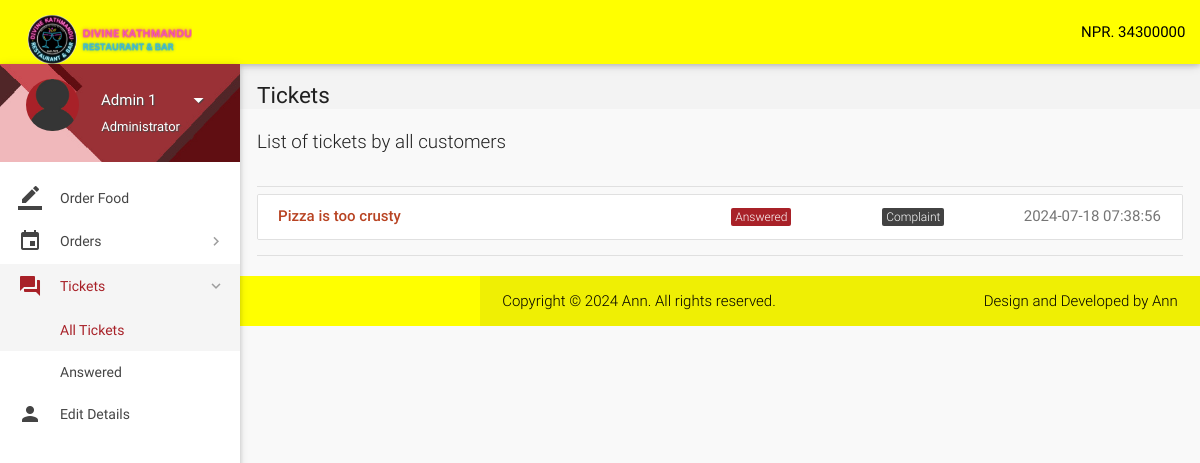
Page /all-tickets.php (signed in) on the committed database.
### tables this page shows
CREATE TABLE `wallet_details` (
  `id` int(11) NOT NULL,
  `wallet_id` int(11) NOT NULL,
  `number` varchar(16) NOT NULL,
  `cvv` int(3) NOT NULL,
  `balance` int(11) NOT NULL DEFAULT 2000
);

CREATE TABLE `tickets` (
  `id` int(11) NOT NULL,
  `poster_id` int(11) NOT NULL,
  `subject` varchar(100) NOT NULL,
  `description` varchar(3000) NOT NULL,
  `status` varchar(8) NOT NULL DEFAULT 'Open',
  `type` varchar(30) NOT NULL DEFAULT 'Others',
  `date` datetime NOT NULL DEFAULT current_timestamp(),
  `deleted` tinyint(4) NOT NULL DEFAULT 0
);

### includes/wallet.php (called while the page is built, shortened)
<?php
$user_id = $_SESSION['user_id'];
$sql = mysqli_query($con, "SELECT * FROM wallet where customer_id = $user_id");
$wallet_id = null;
while($row1 = mysqli_fetch_array($sql)){
    $wallet_id = $row1['id'];
}
if($wallet_id) {
    $sql = mysqli_query($con, "SELECT * FROM wallet_details where wallet_id = $wallet_id");
    while($row1 = mysqli_fetch_array($sql)){
        $balance = $row1['balance'];
    }
} else {
    echo "Wallet not found for user.";
}
?>

### includes/connect.php (called while the page is built, shortened)
<?php
$name = $_SESSION['name'];
$role = $_SESSION['role'];
?>

### all-tickets.php (the view, shortened to what this page needs)
<?php
include 'includes/connect.php';
include 'includes/wallet.php';
	if($_SESSION['admin_sid']==session_id())
	{
		?>
<!DOCTYPE html>
<html lang="en">
<head>
  <link href="css/materialize.min.css" type="text/css" rel="stylesheet" media="screen,projection">
  <link href="css/style.min.css" type="text/css" rel="stylesheet" media="screen,projection">
  <link href="css/custom/custom.min.css" type="text/css" rel="stylesheet" media="screen,projection">
  <link href="js/plugins/perfect-scrollbar/perfect-scrollbar.css" type="text/css" rel="stylesheet" media="screen,projection">
  <link href="js/plugins/data-tables/css/jquery.dataTables.min.css" type="text/css" rel="stylesheet" media="screen,projection">
</head>
<body>
  <header id="header" class="page-topbar">
        <div class="navbar-fixed">
            <nav class="navbar-color">
                <div class="nav-wrapper">
                    <ul class="left">
                      <li><h1 class="logo-wrapper"><a href="index.php" class="brand-logo darken-1"><img src="images/materialize-logo.png" alt="logo"></a> <span class="logo-text">Logo</span></h1></li>
                    </ul>
                    <ul class="right hide-on-med-and-down">
                        <li><a href="#" class="waves-effect waves-block waves-light">NPR. <?php echo $balance;?></i></a>
                        </li>
                    </ul>
                </div>
            </nav>
        </div>
  </header>
  <div id="main">
    <div class="wrapper">
      <aside id="left-sidebar-nav">
        <ul id="slide-out" class="side-nav fixed leftside-navigation">
            <li class="user-details cyan darken-2">
            <div class="row">
                <div class="col col s4 m4 l4">
                    <img src="images/avatar.jpg" alt="" class="circle responsive-img valign profile-image">
                </div>
                <div class="col col s8 m8 l8">
                    <a class="btn-flat dropdown-button waves-effect waves-light white-text profile-btn" href="#" data-activates="profile-dropdown"><?php echo $name;?> <i class="mdi-navigation-arrow-drop-down right"></i></a>
                    <p class="user-roal"><?php echo $role;?></p>
                </div>
            </div>
            </li>
            <li class="bold"><a href="index.php" class="waves-effect waves-cyan"><i class="mdi-editor-border-color"></i> Order Food</a>
            </li>
                <li class="no-padding">
                    <ul class="collapsible collapsible-accordion">
                        <li class="bold"><a class="collapsible-header waves-effect waves-cyan"><i class="mdi-editor-insert-invitation"></i> Orders</a>
                        </li>
                    </ul>
                </li>
                <li class="no-padding">
                    <ul class="collapsible collapsible-accordion">
                        <li class="bold"><a class="collapsible-header waves-effect waves-cyan active"><i class="mdi-action-question-answer"></i> Tickets</a>
                            <div class="collapsible-body">
                                <ul>
								<li class="<?php
								if(!isset($_GET['status'])){
										echo 'active';
									}?>
									"><a href="all-tickets.php">All Tickets</a>
                                </li>
								<?php
									$sql = mysqli_query($con, "SELECT DISTINCT status FROM tickets;");
									while($row = mysqli_fetch_array($sql)){
                                    echo '<li class='.(isset($_GET['status'])?($status == $_GET['status'] ? 'active' : ''): '').'><a href="all-tickets.php?status='.$row['status'].'">'.$row['status'].'</a>
                                    </li>';
									}
									?>
                                </ul>
                            </div>
                        </li>
                    </ul>
                </li>
            <li class="bold"><a href="details.php" class="waves-effect waves-cyan"><i class="mdi-social-person"></i> Edit Details</a>
            </li>
        </ul>
        </aside>
      <section id="content">
        <div id="breadcrumbs-wrapper">
          <div class="container">
            <div class="row">
              <div class="col s12 m12 l12">
                <h5 class="breadcrumbs-title">Tickets</h5>
              </div>
            </div>
          </div>
        </div>
        <div class="container">
          <p class="caption">List of tickets by all customers</p>
          <div class="divider"></div>
									<div id="work-collections">
									<ul id="projects-collection" class="collection">
								<?php
									if(isset($_GET['status'])){
										$status = $_GET['status'];
									}
									else{
										$status = '%';
									}
									$sql = mysqli_query($con, "SELECT * FROM tickets WHERE status LIKE '$status';");
									while($row = mysqli_fetch_array($sql)){
									echo'<a href="view-ticket-admin.php?id='.$row['id'].'"class="collection-item">
                                        <div class="row">
                                            <div class="col s6">
                                                <p class="collections-title">'.$row['subject'].'</p>
                                            </div>
                                            <div class="col s2">
                                            <span class="task-cat cyan">'.$row['status'].'</span></div>
                                            <div class="col s2">
                                            <span class="task-cat grey darken-3">'.$row['type'].'</span></div>
                                            <div class="col s2">
                                            <span class="badge">'.$row['date'].'</span></div>
                                        </div>
                                    </a>';
									}
									?>
									</ul>
									</div>
            <div class="divider"></div>
          </div>
    </div>
  <footer class="page-footer">
    <div class="footer-copyright">
      <div class="container">
        <span>Copyright © 2024 <a class="grey-text text-lighten-4" href="#" target="_blank"> Ann.</a> All rights reserved.</span>
        <span class="right"> Design and Developed by <a class="grey-text text-lighten-4" href="#">Ann</a></span>
        </div>
    </div>
  </footer>
</body>
</html>
<?php
	}
?>

### rows in the picture
wallet_details: balance "34300000"
tickets: subject "Pizza is too crusty", status "Answered", type "Complaint", date "2024-07-18 07:38:56"

### other values in the picture
$name "Admin 1"
$role "Administrator"
$row['status'] "Answered"
